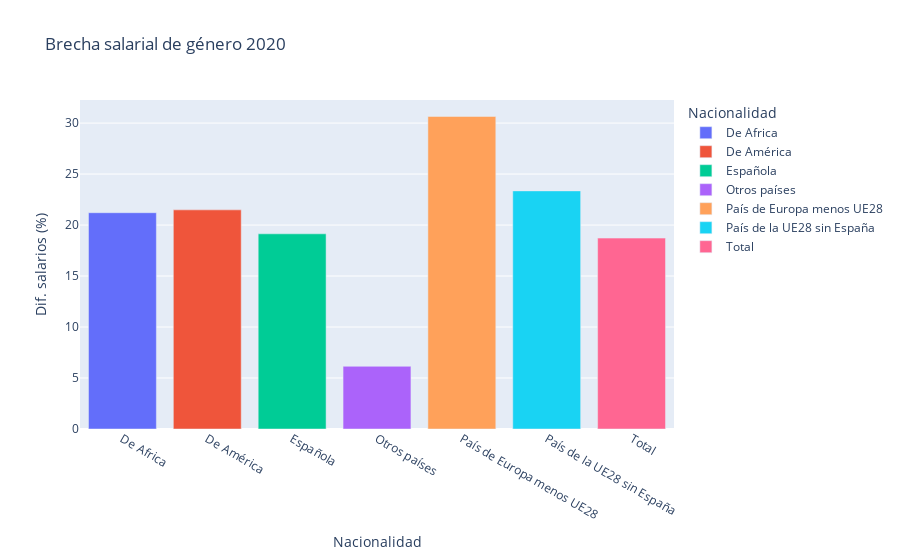

The code cell stored with this chart in its notebook:
### Code cell
fig = px.bar(df_dif_sexos[df_dif_sexos['Periodo'] == 2020], x = 'Nacionalidad', y='Dif. salarios (%)', color="Nacionalidad", title='Brecha salarial de género 2020')
fig.show()

### Figure 1 — Plotly figure (JSON) as saved in the notebook; plotly's stock layout.template omitted (floating-point values rounded to 4 significant figures)
{"data": [{"alignmentgroup": "True", "hovertemplate": "Nacionalidad=%{x}<br>Dif. salarios (%)=%{y}<extra></extra>", "legendgroup": "De Africa", "marker": {"color": "#636efa", "pattern": {"shape": ""}}, "name": "De Africa", "offsetgroup": "De Africa", "orientation": "v", "showlegend": true, "textposition": "auto", "type": "bar", "x": ["De Africa"], "xaxis": "x", "y": [21.21], "yaxis": "y"}, {"alignmentgroup": "True", "hovertemplate": "Nacionalidad=%{x}<br>Dif. salarios (%)=%{y}<extra></extra>", "legendgroup": "De América", "marker": {"color": "#EF553B", "pattern": {"shape": ""}}, "name": "De América", "offsetgroup": "De América", "orientation": "v", "showlegend": true, "textposition": "auto", "type": "bar", "x": ["De América"], "xaxis": "x", "y": [21.49], "yaxis": "y"}, {"alignmentgroup": "True", "hovertemplate": "Nacionalidad=%{x}<br>Dif. salarios (%)=%{y}<extra></extra>", "legendgroup": "Española", "marker": {"color": "#00cc96", "pattern": {"shape": ""}}, "name": "Española", "offsetgroup": "Española", "orientation": "v", "showlegend": true, "textposition": "auto", "type": "bar", "x": ["Española"], "xaxis": "x", "y": [19.14], "yaxis": "y"}, {"alignmentgroup": "True", "hovertemplate": "Nacionalidad=%{x}<br>Dif. salarios (%)=%{y}<extra></extra>", "legendgroup": "Otros países", "marker": {"color": "#ab63fa", "pattern": {"shape": ""}}, "name": "Otros países", "offsetgroup": "Otros países", "orientation": "v", "showlegend": true, "textposition": "auto", "type": "bar", "x": ["Otros países"], "xaxis": "x", "y": [6.15], "yaxis": "y"}, {"alignmentgroup": "True", "hovertemplate": "Nacionalidad=%{x}<br>Dif. salarios (%)=%{y}<extra></extra>", "legendgroup": "País de Europa menos UE28", "marker": {"color": "#FFA15A", "pattern": {"shape": ""}}, "name": "País de Europa menos UE28", "offsetgroup": "País de Europa menos UE28", "orientation": "v", "showlegend": true, "textposition": "auto", "type": "bar", "x": ["País de Europa menos UE28"], "xaxis": "x", "y": [30.65], "yaxis": "y"}, {"alignmentgroup": "True", "hovertemplate": "Nacionalidad=%{x}<br>Dif. salarios (%)=%{y}<extra></extra>", "legendgroup": "País de la UE28 sin España", "marker": {"color": "#19d3f3", "pattern": {"shape": ""}}, "name": "País de la UE28 sin España", "offsetgroup": "País de la UE28 sin España", "orientation": "v", "showlegend": true, "textposition": "auto", "type": "bar", "x": ["País de la UE28 sin España"], "xaxis": "x", "y": [23.35], "yaxis": "y"}, {"alignmentgroup": "True", "hovertemplate": "Nacionalidad=%{x}<br>Dif. salarios (%)=%{y}<extra></extra>", "legendgroup": "Total", "marker": {"color": "#FF6692", "pattern": {"shape": ""}}, "name": "Total", "offsetgroup": "Total", "orientation": "v", "showlegend": true, "textposition": "auto", "type": "bar", "x": ["Total"], "xaxis": "x", "y": [18.72], "yaxis": "y"}], "layout": {"barmode": "relative", "legend": {"title": {"text": "Nacionalidad"}, "tracegroupgap": 0}, "title": {"text": "Brecha salarial de género 2020"}, "xaxis": {"anchor": "y", "categoryarray": ["De Africa", "De América", "Española", "Otros países", "País de Europa menos UE28", "País de la UE28 sin España", "Total"], "categoryorder": "array", "domain": [0, 1], "title": {"text": "Nacionalidad"}}, "yaxis": {"anchor": "x", "domain": [0, 1], "title": {"text": "Dif. salarios (%)"}}}}
